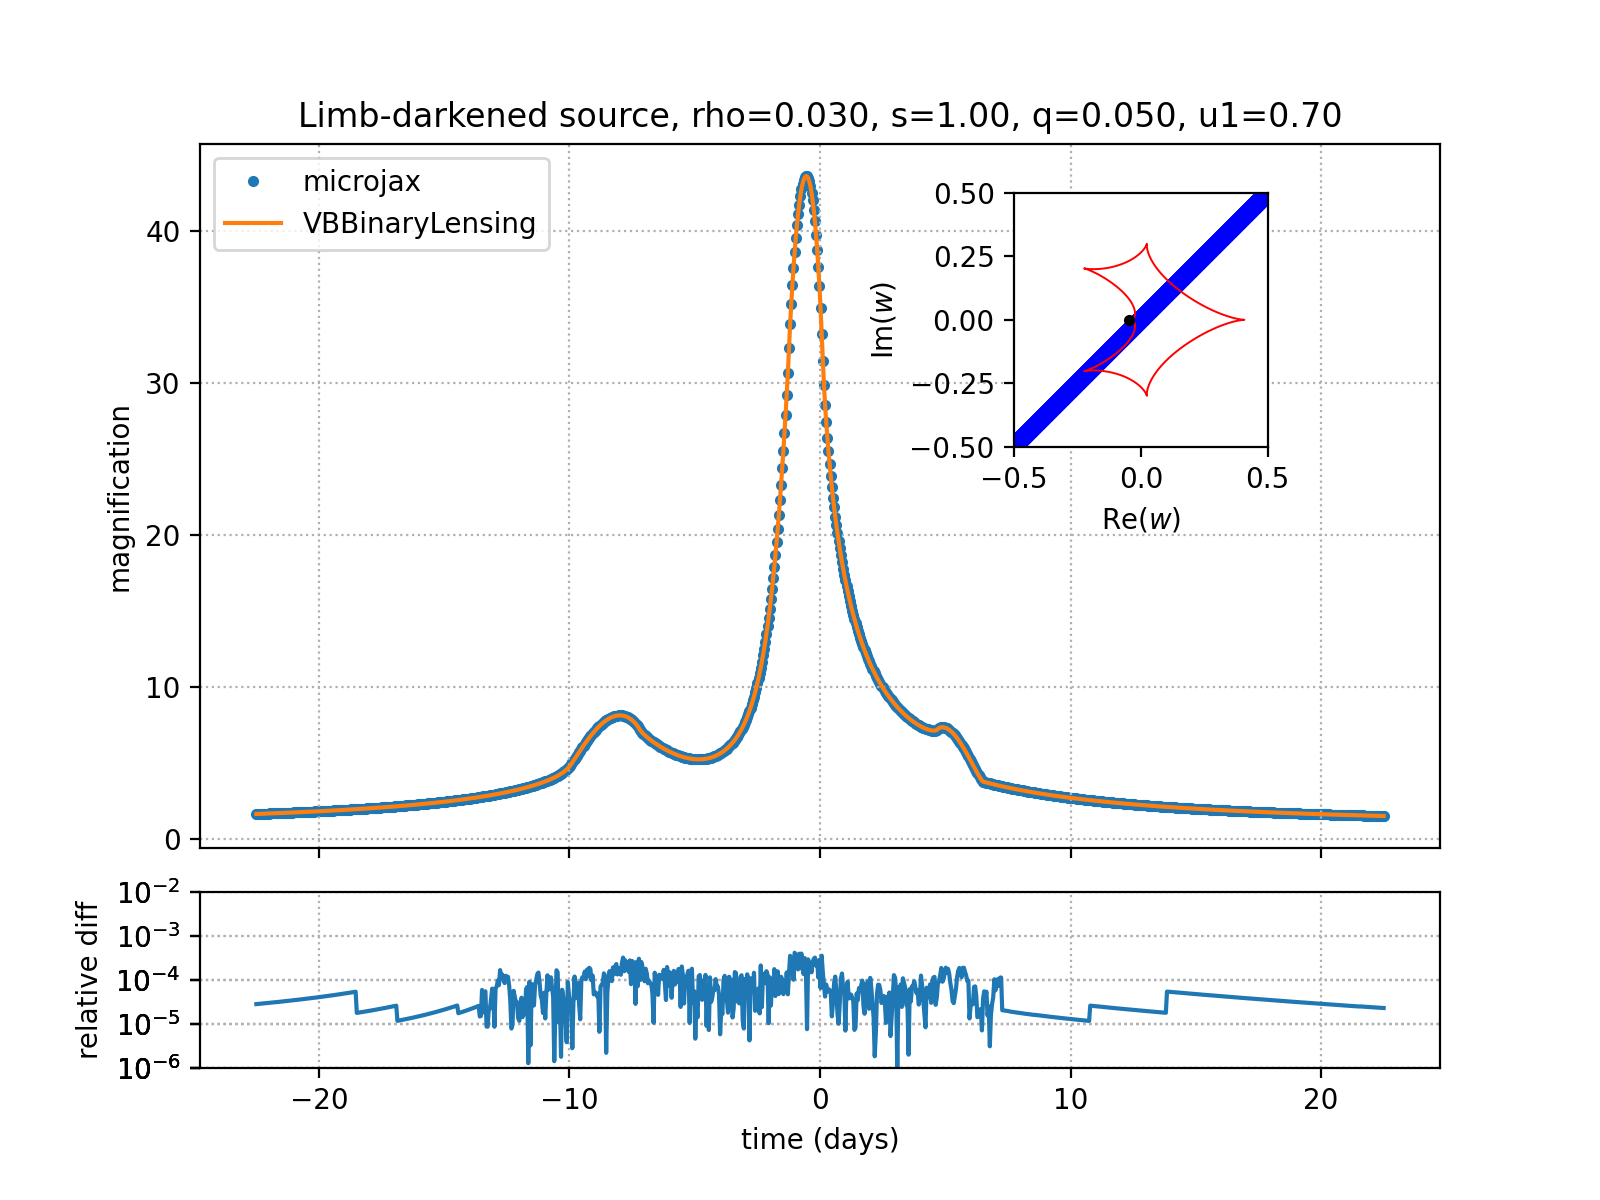

Here is the Python script that generated this plot:
import time
import jax
import jax.numpy as jnp
import matplotlib.pyplot as plt
import matplotlib.ticker as ticker
jax.config.update("jax_enable_x64", True)

q = 0.05
s = 1.0
alpha = jnp.deg2rad(45.0)
tE = 30.0
t0 = 0.0
u0 = 0.0
rho = 0.03
nlenses = 2
u1 = 0.7

a = 0.5 * s
e1 = q / (1.0 + q)
_params = {"a": a, "e1": e1}
x_cm = a * (1.0 - q) / (1.0 + q)

num_points = 1000
t = jnp.linspace(-0.75*tE, 0.75*tE, num_points)
tau = (t - t0) / tE
y1 = -u0 * jnp.sin(alpha) + tau * jnp.cos(alpha)
y2 =  u0 * jnp.cos(alpha) + tau * jnp.sin(alpha)
w_points = (y1 + 1j * y2).astype(jnp.complex128)

chunk_size = 200
max_full_calls = 1000
Nlimb = 500
r_resolution = 500
th_resolution = 500
bins_r = 50
bins_th = 120
margin_r = 1.0
margin_th = 1.0

from microjax.point_source import mag_point_source, critical_and_caustic_curves
from microjax.multipole import _mag_hexadecapole
from microjax.inverse_ray.lightcurve import mag_binary
from microjax.point_source import _images_point_source
import VBBinaryLensing

_vbbl_solver = VBBinaryLensing.VBBinaryLensing()
accuracy=1e-4
_vbbl_solver.RelTol = accuracy
_vbbl_solver.Tol = accuracy
_vbbl_solver.a1 = u1

def mag_vbbl_(w0, rho):
    # Configure solver tolerances and limb darkening for each evaluation.
    return _vbbl_solver.BinaryMag2(s, q, float(w0.real), float(w0.imag), float(rho))

def mag_vbbl(w0):
    return jnp.array([mag_vbbl_(w, rho) for w in w0])

# ---- Warmup (JIT compile) ----
_ = mag_binary(
    w_points,
    rho,
    r_resolution=r_resolution,
    th_resolution=th_resolution,
    bins_r=bins_r,
    bins_th=bins_th,
    margin_r=margin_r,
    margin_th=margin_th,
    Nlimb=Nlimb,
    MAX_FULL_CALLS=max_full_calls,
    chunk_size=chunk_size,
    s=s,
    q=q,
    u1=u1,
).block_until_ready()
_ = mag_point_source(w_points, s=s, q=q).block_until_ready()
z, z_mask = _images_point_source(w_points - x_cm, nlenses=nlenses, **_params)
_, _ = _mag_hexadecapole(z, z_mask, rho, nlenses=nlenses, u1=u1, **_params)

print("number of data points: %d"%(num_points))
start = time.time()
mags_poi = mag_point_source(w_points, s=s, q=q)
mags_poi.block_until_ready()
end = time.time()
print("computation time: %.3f sec (%.3f ms per points) for point-source in microjax"%(end-start, 1000*(end - start)/num_points))

start = time.time()
z, z_mask = _images_point_source(w_points - x_cm, nlenses=nlenses, **_params)
mu_multi, delta_mu_multi = _mag_hexadecapole(z, z_mask, rho, nlenses=nlenses, u1=u1, **_params)
mu_multi.block_until_ready()
end = time.time()
print("computation time: %.3f sec (%.3f ms per points) for hexadecapole in microjax"%(end-start, 1000*(end - start)/num_points))

start = time.time()
mag_VB = mag_vbbl(w_points)
mag_VB.block_until_ready() 
end = time.time()
print("computation time: %.3f sec (%.3f ms per points) with VBBinaryLensing"%(end - start,1000*(end - start)/num_points))

start = time.time()
mag_jax = mag_binary(
    w_points,
    rho,
    r_resolution=r_resolution,
    th_resolution=th_resolution,
    bins_r=bins_r,
    bins_th=bins_th,
    margin_r=margin_r,
    margin_th=margin_th,
    Nlimb=Nlimb,
    MAX_FULL_CALLS=max_full_calls,
    chunk_size=chunk_size,
    s=s,
    q=q,
    u1=u1,
).block_until_ready()
end = time.time()
print("computation time: %.3f sec (%.3f ms per points) with microjax mag_binary, %d chunk_size, %d max_full, %d rbin, %d thbin"
      %(end-start, 1000*(end - start)/num_points, chunk_size, max_full_calls, r_resolution, th_resolution))
import matplotlib as mpl
from mpl_toolkits.axes_grid1.inset_locator import inset_axes

critical_curves, caustic_curves = critical_and_caustic_curves(nlenses=2, npts=100, s=s, q=q)

fig, ax_ = plt.subplots(2,1,figsize=(8,6), sharex=True, gridspec_kw=dict(hspace=0.1, height_ratios=[4,1]))
ax  = ax_[0]
ax1 = ax_[1]
ax_in = inset_axes(ax,
    width="60%", height="60%", 
    bbox_transform=ax.transAxes,
    bbox_to_anchor=(0.35, 0.35, 0.6, 0.6)
)
ax_in.set_aspect(1)
ax_in.set(xlabel="$\mathrm{Re}(w)$", ylabel="$\mathrm{Im}(w)$")
for cc in caustic_curves:
    ax_in.plot(cc.real, cc.imag, color='red', lw=0.7)
circles = [plt.Circle((xi,yi), radius=rho, fill=False, facecolor=None, ec="blue", zorder=2) 
            for xi, yi in zip(w_points.real, w_points.imag)
            ]
c = mpl.collections.PatchCollection(circles, match_original=True, alpha=0.5)
ax_in.add_collection(c)
ax_in.set_aspect(1)
ax_in.set(xlim=(-0.5, 0.5), ylim=(-0.5, 0.5))
ax_in.plot(-q/(1+q) * s, 0 , ".",c="k")
ax_in.plot((1.0)/(1+q) * s, 0 ,".",c="k")

ax.plot(t, mag_jax, ".", label="microjax", zorder=1)
ax.plot(t, mag_VB, "-", label="VBBinaryLensing", zorder=2)
ylim = ax.get_ylim()
ax.set_title("Limb-darkened source, rho=%.3f, s=%.2f, q=%.3f, u1=%.2f"%(rho, s, q, u1))
ax.grid(ls=":")
ax.set_ylabel("magnification")
#ax.plot(t, mags_poi, "--", label="point_source", zorder=-1, color="gray")
#ax.plot(t, mu_multi, ":", label="hexadecapole", zorder=-2, color="orange")
ax.set_ylim(ylim[0], ylim[1])
ax1.plot(t, jnp.abs(mag_jax - mag_VB)/mag_VB, "-", ms=1)
ax1.grid(ls=":")
ax1.set_yticks(10**jnp.arange(-4, -2, 1))
ax1.set_ylabel("relative diff")
ax1.set_yscale("log")
ax1.yaxis.set_major_locator(ticker.LogLocator(base=10.0, subs=[1.0, 10**-2, 10**-4, 10**-6], numticks=10))
ax1.set_ylim(1e-6, 1e-2)
ax.legend(loc="upper left")
ax1.set_xlabel("time (days)")
fig.savefig("example/compare-vbbl/compare_binary_limb_dark.png", dpi=200)
print("output: example/compare-vbbl/compare_binary_limb_dark.png")
plt.close()
